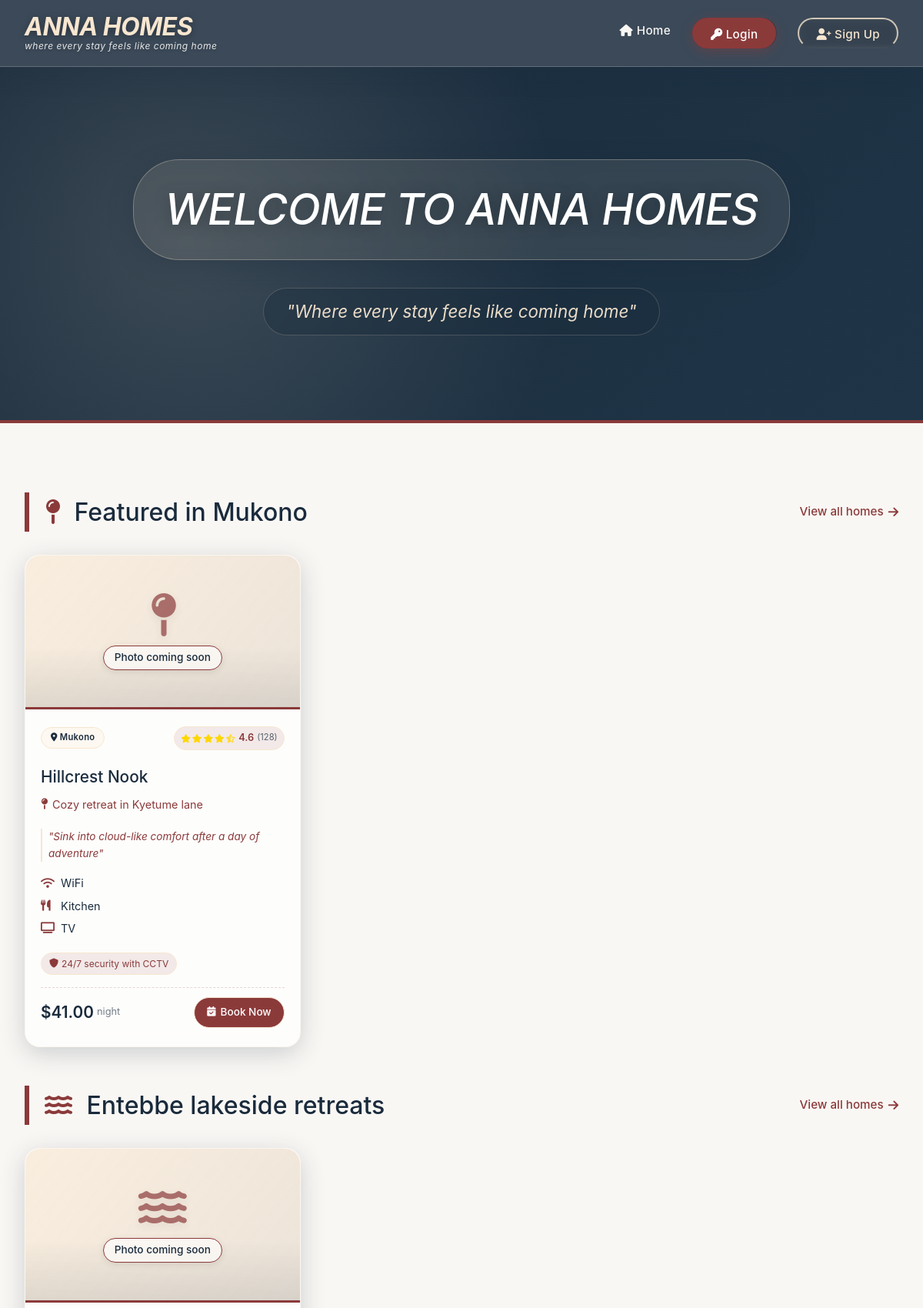
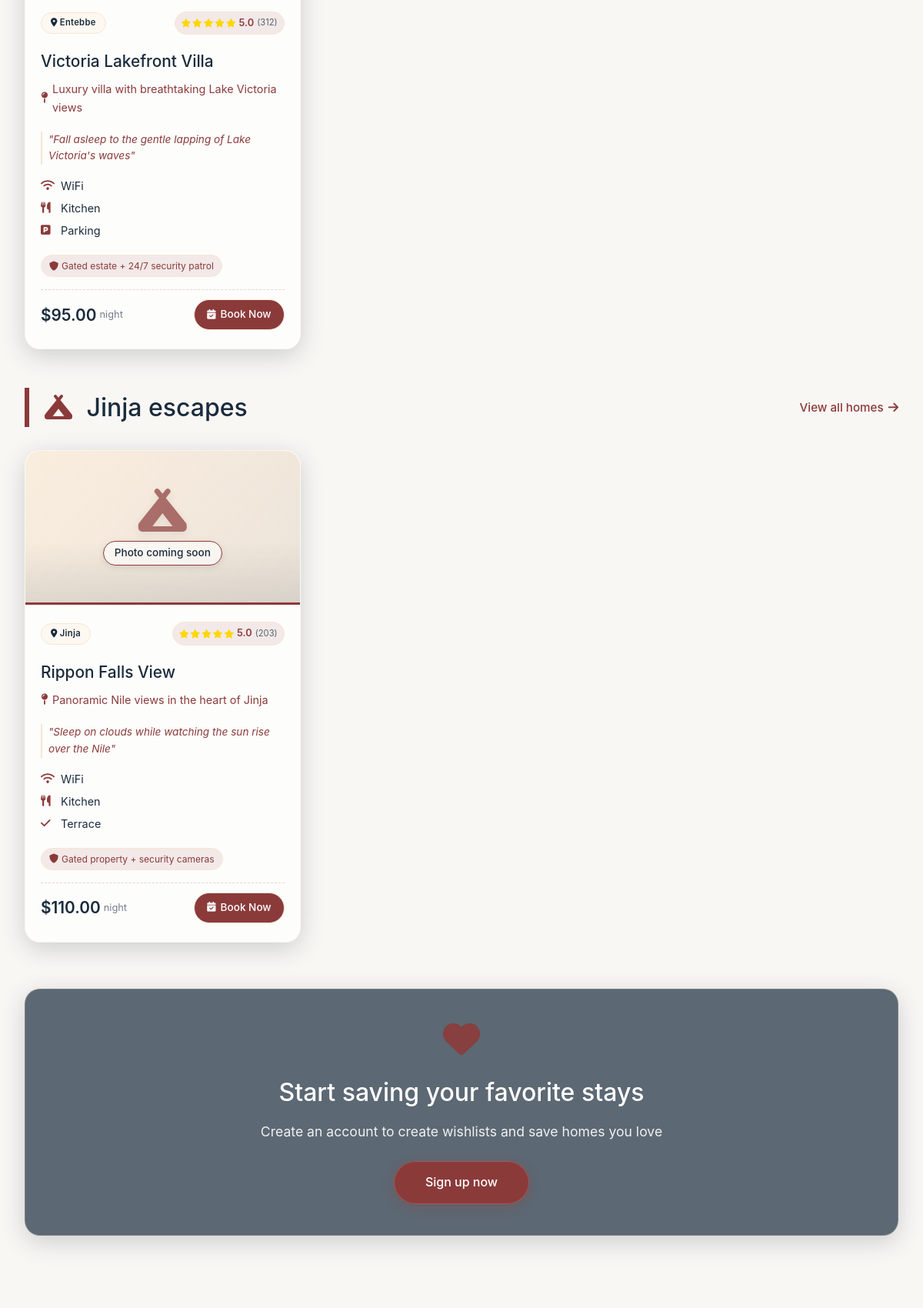
The page / (upper part) on the database its author committed (2 pictures, top to bottom).
### tables this page shows
CREATE TABLE `tbl_content` (
  `id` int(11) NOT NULL,
  `title` varchar(200) NOT NULL,
  `description` text DEFAULT NULL,
  `image_url` varchar(500) DEFAULT NULL,
  `location` varchar(100) DEFAULT 'Mukono',
  `price` decimal(10,2) DEFAULT 50.00,
  `slug` varchar(100) DEFAULT NULL,
  `tagline` varchar(200) DEFAULT NULL,
  `amenities` varchar(300) DEFAULT 'WiFi,Kitchen,Parking',
  `rating` decimal(2,1) DEFAULT 4.5,
  `reviews` int(11) DEFAULT 0,
  `security` varchar(200) DEFAULT '24/7 Security',
  `created_at` timestamp NOT NULL DEFAULT current_timestamp()
);

### index.php (the view, shortened to what this page needs)
<?php
require 'db_connect.php';
$stmt = $pdo->prepare("SELECT * FROM tbl_content ORDER BY location, title");
$stmt->execute();
$all_content = $stmt->fetchAll();
$grouped = [];
foreach ($all_content as $row) {
    $grouped[$row['location']][] = $row;
}
$location_config = [
    'Mukono'  => ['icon' => 'fa-map-pin',   'label' => 'Featured in Mukono'],
    'Entebbe' => ['icon' => 'fa-water',     'label' => 'Entebbe lakeside retreats'],
    'Jinja'   => ['icon' => 'fa-campground','label' => 'Jinja escapes'],
];
?>
<!DOCTYPE html>
<html lang="en">
<head>
    <link rel="stylesheet" href="https://cdnjs.cloudflare.com/ajax/libs/font-awesome/6.0.0-beta3/css/all.min.css">
</head>
<body>
<nav class="navbar">
    <div class="container">
        <div class="logo">
            <h1>ANNA HOMES</h1>
            <p>where every stay feels like coming home</p>
        </div>
        <div class="nav-links">
            <a href="index.php"><i class="fas fa-home" style="margin-right: 5px;"></i>Home</a>
            <?php if(isset($_SESSION['user_id'])): ?>
                <span class="user-tag"><i class="fas fa-user-circle"></i> <?php echo $_SESSION['username']; ?></span>
                <a href="logout.php" class="logout-btn"><i class="fas fa-sign-out-alt"></i> Logout</a>
            <?php else: ?>
                <a href="login.php" class="btn-burgundy"><i class="fas fa-key"></i> Login</a>
                <a href="signup.php" class="btn-outline"><i class="fas fa-user-plus"></i> Sign Up</a>
            <?php endif; ?>
        </div>
    </div>
</nav>
<section class="hero">
    <div class="container">
        <h2>WELCOME TO ANNA HOMES</h2>
        <p>"Where every stay feels like coming home"</p>
    </div>
</section>
<div class="container">
    <?php
    foreach ($location_config as $city => $config):
        $section_icon  = $config['icon'];
        $section_label = $config['label'];
    ?>
    <div class="section-header">
        <h2 class="section-title">
            <i class="fas <?php echo $section_icon; ?>" style="color: var(--burgundy); margin-right: 10px;"></i>
            <?php echo htmlspecialchars($section_label); ?>
        </h2>
        <a href="#" class="view-all">View all homes <i class="fas fa-arrow-right"></i></a>
    </div>
    <div class="home-grid">
        <?php if (!empty($grouped[$city])): ?>
            <?php foreach ($grouped[$city] as $row): ?>
            <div class="home-card">
                <?php if (!empty($row['image_url'])): ?>
                    <img src="<?php echo htmlspecialchars($row['image_url']); ?>"
                         alt="<?php echo htmlspecialchars($row['title']); ?>"
                         style="width:100%;height:200px;object-fit:cover;border-bottom:3px solid var(--burgundy);">
                <?php else: ?>
                    <div class="image-placeholder">
                        <i class="fas <?php echo $section_icon; ?>"></i>
                        <span>Photo coming soon</span>
                    </div>
                <?php endif; ?>
                <div class="card-content">
                    <div class="card-header">
                        <span class="location-badge">
                            <i class="fas fa-location-dot"></i>
                            <?php echo htmlspecialchars($row['location']); ?>
                        </span>
                        <div class="rating-container">
                            <div class="stars">
                                <?php
                                $rating = $row['rating'];
                                for ($i = 1; $i <= 5; $i++) {
                                    if ($i <= $rating) {
                                        echo '<i class="fas fa-star filled"></i>';
                                    } elseif ($i - 0.5 <= $rating) {
                                        echo '<i class="fas fa-star-half-alt half"></i>';
                                    } else {
                                        echo '<i class="far fa-star"></i>';
                                    }
                                }
                                ?>
                            </div>
                            <span class="rating-number"><?php echo $row['rating']; ?></span>
                            <span class="reviews-count">(<?php echo $row['reviews']; ?>)</span>
                        </div>
                    </div>
                    <h3><?php echo htmlspecialchars($row['title']); ?></h3>
                    <div class="property-location">
                        <i class="fas fa-map-pin"></i>
                        <?php echo htmlspecialchars($row['description'] ?: $row['location']); ?>
                    </div>
                    <?php if (!empty($row['tagline'])): ?>
                        <div class="catchy-phrase">"<?php echo htmlspecialchars($row['tagline']); ?>"</div>
                    <?php endif; ?>
                    <div class="property-features">
                        <?php
                        $amenities = array_slice(array_map('trim', explode(',', $row['amenities'])), 0, 3);
                        foreach ($amenities as $amenity):
                            $icon = 'fa-check';
                            if (stripos($amenity, 'wifi')    !== false) $icon = 'fa-wifi';
                            elseif (stripos($amenity, 'kitchen')  !== false) $icon = 'fa-utensils';
                            elseif (stripos($amenity, 'parking')  !== false) $icon = 'fa-parking';
                            elseif (stripos($amenity, 'tv')       !== false) $icon = 'fa-tv';
                        ?>
                            <div class="feature-item">
                                <i class="fas <?php echo $icon; ?>"></i>
                                <?php echo htmlspecialchars($amenity); ?>
                            </div>
                        <?php endforeach; ?>
                    </div>
                    <div class="security-badge">
                        <i class="fas fa-shield-alt"></i>
                        <?php echo htmlspecialchars($row['security'] ?: '24/7 Security'); ?>
                    </div>
                    <div class="price-row">
                        <div class="price">
                            $<?php echo number_format($row['price'], 2); ?>
                            <small>night</small>
                        </div>
                        <a href="book.php?property=<?php echo urlencode($row['slug'] ?? $row['id']); ?>&price=<?php echo $row['price']; ?>&location=<?php echo urlencode($row['location']); ?>"
                           class="book-now-btn">
                            <i class="fas fa-calendar-check"></i> Book Now
                        </a>
                    </div>
                </div>
            </div>
            <?php endforeach;  ?>
        <?php else: ?>
            <p style="color:var(--burgundy);font-style:italic;padding:10px 0;">
                No properties in <?php echo htmlspecialchars($city); ?> yet — add one in phpMyAdmin!
            </p>
        <?php endif; ?>
    </div>
    <?php endforeach;  ?>
    <div class="glass-banner">
        <i class="fas fa-heart" style="font-size: 3rem; margin-bottom: 20px; opacity: 0.9; color: var(--burgundy);"></i>
        <h3 style="font-size: 2rem; font-weight: 500; margin-bottom: 12px;">Start saving your favorite stays</h3>
        <p style="font-size: 1.1rem; opacity: 0.9; margin-bottom: 24px;">Create an account to create wishlists and save homes you love</p>
        <a href="signup.php" style="background: var(--burgundy); color: white; padding: 14px 40px; border-radius: 40px; text-decoration: none; font-weight: 500; display: inline-block; transition: var(--transition); box-shadow: 0 4px 15px rgba(139,58,58,0.3); backdrop-filter: blur(5px); border: 1px solid rgba(247,230,208,0.2);">Sign up now</a>
    </div>
</div>
</body>
</html>

### rows shown on the page
tbl_content: location "Mukono", rating "4.6", reviews "128", title "Hillcrest Nook", description "Cozy retreat in Kyetume lane", tagline "Sink into cloud-like comfort after a day of adventure", amenities "WiFi", amenities "Kitchen", amenities "TV", security "24/7 security with CCTV", price "41.00"
tbl_content: location "Entebbe", rating "5.0", reviews "312", title "Victoria Lakefront Villa", description "Luxury villa with breathtaking Lake Victoria views", tagline "Fall asleep to the gentle lapping of Lake Victoria's waves", amenities "WiFi", amenities "Kitchen", amenities "Parking", security "Gated estate + 24/7 security patrol", price "95.00"
tbl_content: location "Jinja", rating "5.0", reviews "203", title "Rippon Falls View", description "Panoramic Nile views in the heart of Jinja", tagline "Sleep on clouds while watching the sun rise over the Nile", amenities "WiFi", amenities "Kitchen", amenities "Terrace", security "Gated property + security cameras", price "110.00"

### other values the page prints
$section_label "Featured in Mukono"
$section_label "Entebbe lakeside retreats"
$section_label "Jinja escapes"
